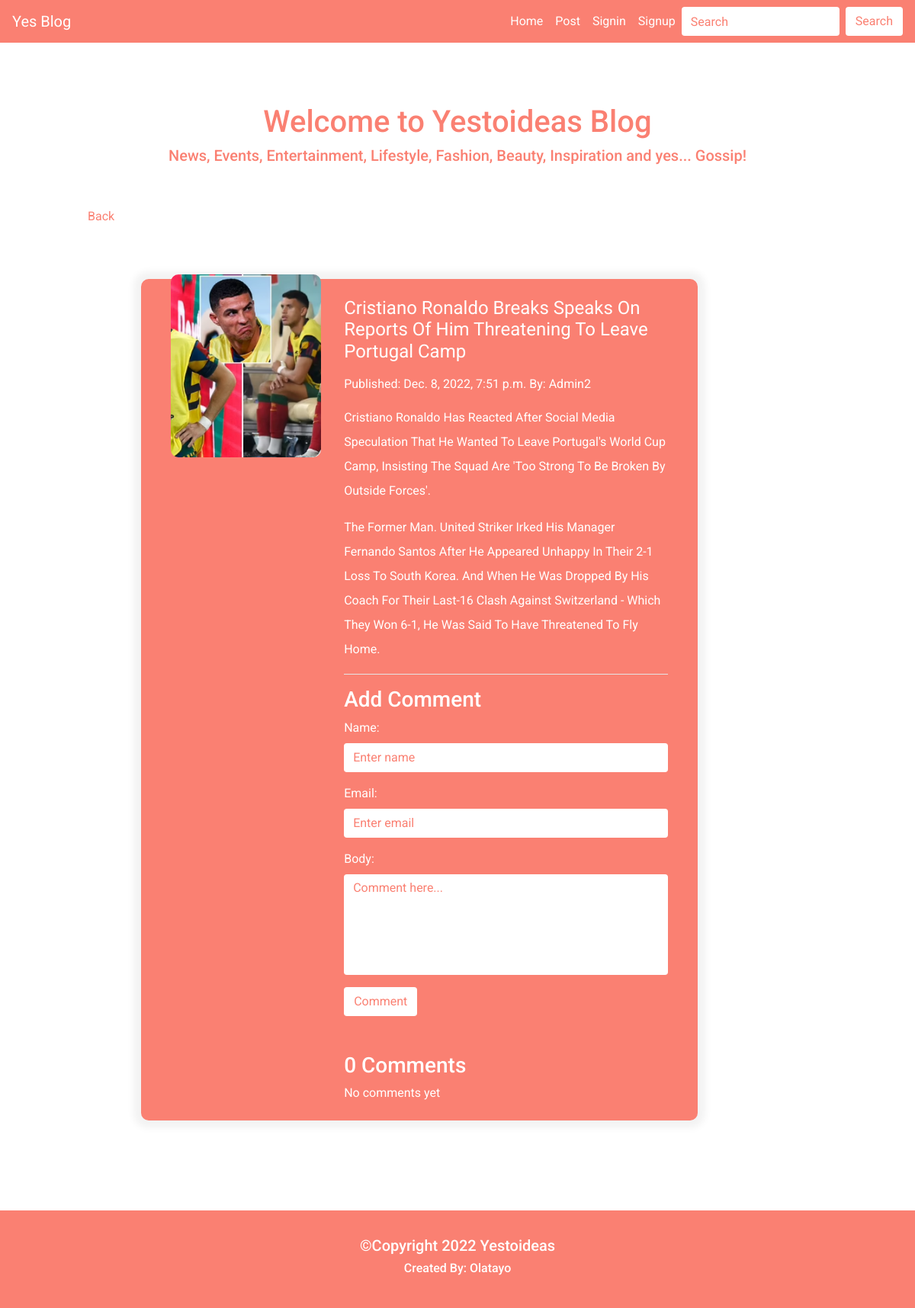
/single/detail/cristiano-ronaldo-breaks-speaks-on-reports-of-him-threatening-to-leave-portugal-camp/, run on the app's committed database.
### blog/models.py (models this page shows, shortened)
class Post(models.Model):
    author = models.ForeignKey(User, on_delete= models.CASCADE)
    title = models.CharField(max_length=200, unique=True, blank=True, null=True)
    slug = models.SlugField(max_length=200, unique=True)
    image = models.ImageField(upload_to='post_image/%Y/%m/%d/', default='img.jpg', blank=True, null=True)
    content = models.TextField(blank=True, null=True)
    date_created = models.DateTimeField(auto_now_add=True)
    date_updated = models.DateTimeField(auto_now= True)
    status = models.CharField(max_length=200, choices=STATUS, default='draft', blank=True, null=True)
    class Meta:
        ordering = ['-date_created']

### blog/views.py (the view)
# urls.py: path('single/detail/<slug:slug>/', views.post_details, name='detail'),
def post_details(request,slug):
    url = request.META.get('HTTP_REFERER')
    detail = Post.objects.get(slug=slug, status='publish')
    comments = Comment.objects.filter(active=True).filter(parent=None)
    new_comment = None
    if request.method == 'POST':
        comment_form = CommentForm(data=request.POST)
        if comment_form.is_valid():
            new_comment = comment_form.save(commit=False)
            new_comment.post = detail
            new_comment.save()
            messages.success(request, 'Comment added.')
            return redirect(url)
    else:
        comment_form = CommentForm()
    context ={
        'detail': detail,
        'comments': comments,
        'comment_form':comment_form,
    }
    return render(request, 'details.html', context)

### blog/forms.py
class CommentForm(forms.ModelForm):
    class Meta:
        model = Comment
        fields = ('name', 'email', 'body')
    def __init__(self, *args, **kwargs):
        super(CommentForm, self).__init__(*args, **kwargs)
        self.fields['name'].widget.attrs = {'placeholder': 'Enter name','class':'form-control'}
        self.fields['email'].widget.attrs = {'placeholder': 'Enter email', 'class':'form-control'}
        self.fields['body'].widget.attrs = {'placeholder': 'Comment here...', 'class':'form-control', 'rows':'5'}

### blog/templates/details.html (shortened to what this page needs)
{% extends 'base.html' %}
{% block title %} | {{detail.title}} {% endblock title %} {% block content %}
{% include 'welcome.html' %}
<div class="container-fluid mb-5">
    <div class="row">
        <div class="col-sm-12 col-md-2 col-lg-1"></div>
        <div class="col-sm-12 col-md-8 col-lg-9">
            <a href="{% url 'allpost' %}" style="text-decoration: none;color:salmon">Back</a>
            <div class="row  p-4 powertblog">
                <div class="col-sm-12 col-mm-12 col-lg-4">
                    <div class="myimg">
                        <img src="{{ detail.image.url }}" style="width:15rem;height:15rem" class="img-fluid">
                    </div>
                </div>
                <div class="col-sm-12 col-mm-12 col-lg-8">
                    <div class="mytitile mb-3">
                        <h2>{{ detail.title|title}}</h2>
                    </div>
                    <div class="mydate mb-2">
                        <span>Published: {{ detail.date_created }}</span>
                        <span>By: {{ detail.author|title}}</span>
                    </div>
                    <div class="details mb-2">
                        <p>
                            {{ detail.content|safe|linebreaks }}
                        </p>
                    </div>
                    <div class="readmore mb-2">
                        <hr class="rule">
                        <h3>Add Comment</h3>
                        <form  action="{% url 'detail' detail.slug %}" method="POST">
                            {{ comment_form.as_p }}
                            <button type="submit" class="btn blogbtn">Comment</button>
                        </form>
                    </div>
                    {% with comments.count as total_comments %}
                    <h3 class="mt-5 comla">
                        {{ total_comments }} comment{{ total_comments|pluralize }}
                    </h3>
                    {% endwith %}
                    {% if not detail.comments.all %}
                        No comments yet
                    {% else %}
                        {% for comment in detail.get_comments %}
                            {% include 'comment.html' with comment=comment %}
                        {% endfor %}
                    {% endif %}
                </div>
            </div>
        </div>
        <div class="col-sm-12 col-md-2 col-lg-2"></div>
    </div>
</div>
{% endblock content %}

### blog/static/css/style.css (style rules this page uses)
html { height: 100%; }
body { display: flex; flex-direction: column; min-height: 100%; font-family: 'Roboto', sans-serif; }
.myimg img { width: 80%; height: 50%; transform: translateY(-30px); object-fit: cover; border-radius: 10px; box-shadow: 0 0 8p 3px rgba(0, 0, 0, .3); }
.mydate span { color: #fff; }
.mytitile h2 { font-style: normal; font-weight: 400; text-transform: capitalize; color: #fff; font-size: 1.5rem; }
.details p { font-style: normal; line-height: 2; text-transform: capitalize; color: #fff; }
.powertblog { background: salmon; margin: 8%; box-shadow: 0 0 10px 10px rgba(0, 0, 0, .05); border-radius: 10px; color: #fff; }
.powertblog .myimg img { width: 100%; height: 100%; transform: translateY(-30px); object-fit: cover; border-radius: 10px; box-shadow: 0 0 8p 3px rgba(0, 0, 0, .3); }
.rule { background: #fff; }
.form-control { box-shadow: none; outline: none; border: none; color: salmon; resize: none; }
.form-control::placeholder { color: salmon; }
.blogbtn, .btn-sm { background: #fff; color: salmon; text-transform: capitalize; box-shadow: none; outline: none; }
.comla { text-transform: capitalize; }

### data on the page
Post: image (picture), title "Cristiano Ronaldo Breaks Speaks On Reports Of Him Threatening To Leave Portugal Camp", date_created "Dec. 8, 2022, 7:51 p.m.", author "Admin2", content "Cristiano Ronaldo Has Reacted After Social Media Speculation That He Wanted To Leave Portugal's World Cup Camp, Insisting The Squad Are 'too Strong To Be Broken By Outside Forces'. The Former Man. United Striker Irked His Manager Fernando Santos After He Appeared Unhappy In Their 2-1 Loss To South Korea. And When He Was Dropped By His Coach For Their Last-16 Clash Against Switzerland - Which They Won 6-1, He Was Said To Have Threatened To Fly Home."

### other printed values
{{ total_comments }} "0"
